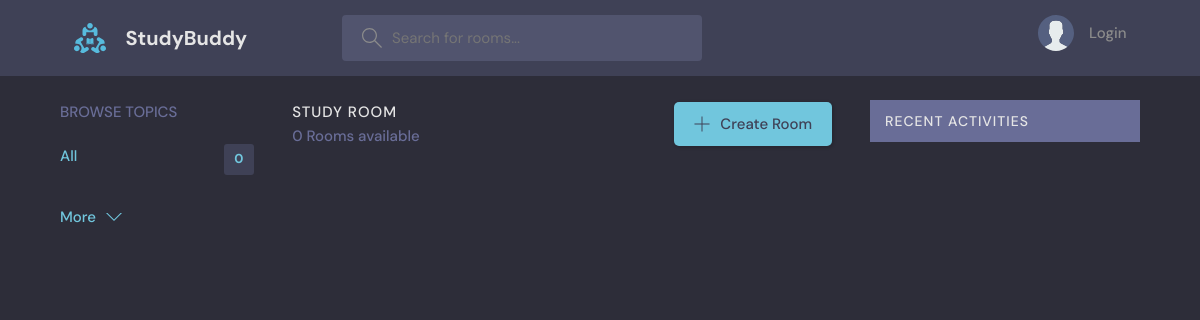
Before: /?q=Django with the older database file.
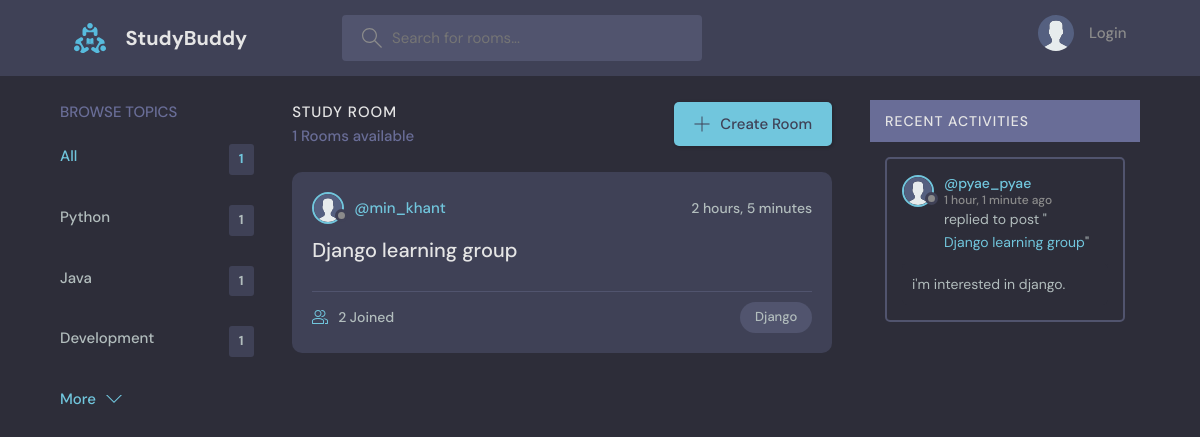
After: the same page with the newer database file.
### app/models.py (models this page shows, shortened)
class Topics(models.Model):
    name = models.CharField(max_length=200)
    def __str__(self):
        return self.name

class Rooms(models.Model):
    name = models.CharField(max_length=200)
    topic = models.ForeignKey(Topics, on_delete=models.CASCADE, related_name='room')
    host = models.ForeignKey(User, on_delete=models.CASCADE)
    description = models.TextField(blank=True)
    participants = models.ManyToManyField(User, related_name='participants', blank=True)
    updated = models.DateTimeField(auto_now=True)
    created = models.DateTimeField(auto_now_add=True)
    class Meta:
        ordering = ['-updated', '-created']
    def __str__(self):
        return self.name

class User(AbstractUser):
    username = models.CharField(max_length=200, null=True)
    name = models.CharField(max_length=200, null=True)
    email = models.EmailField(unique=True, null=True)
    bio = models.TextField(null=True)
    avatar = models.ImageField(null=True, default='avatar.svg', upload_to='media')
    USERNAME_FIELD = 'email'
    REQUIRED_FIELDS = []

class Messages(models.Model):
    room = models.ForeignKey(Rooms, on_delete=models.CASCADE)
    user = models.ForeignKey(User, on_delete=models.CASCADE)
    body = models.TextField(blank=False)
    updated = models.DateTimeField(auto_now=True)
    created = models.DateTimeField(auto_now_add=True)
    class Meta:
        ordering = ['-updated', '-created']

### app/views.py (the view)
# urls.py: path('', views.home_viw, name='home'),
def home_viw(request):
    q = request.GET.get('q') if request.GET.get('q') != None else ''
    rooms = Rooms.objects.filter(
        Q(name__icontains=q) |
        Q(topic__name__icontains=q) |
        Q(host__name__icontains=q) |
        Q(description__icontains=q)
    )
    messages = Messages.objects.filter(
        Q(room__name__icontains=q) |
        Q(user__name__icontains=q) |
        Q(body__icontains=q)
    )[0:rooms.count()]
    topics = Topics.objects.all()[0:rooms.count() * 3]
    for topic in topics:
        if topic.room.count == 0:
            topic.delete()
    context = {
        'topics': topics,
        'messages': messages,
        'rooms': rooms
    }
    return render(request, 'home.html', context)

### templates/home.html
{% extends 'base.html' %}
{% block content %}
    <main class="layout layout--3">
      <div class="container">
        {% include 'topics.html' %}
        {% include 'room.html' %}
        {% include 'activities.html' %}
      </div>
    </main>
{% endblock %}

### templates/topics.html
<div class="topics">
    <div class="topics__header">
      <h2>Browse Topics</h2>
    </div>
    <ul class="topics__list">
      <li>
        <a href="{% url 'home' %}" class="active">All <span>{{rooms.count}}</span></a>
      </li>
      <li>
        {% for topic in topics %}
        <a href="{% url 'home' %}?q={{topic.name}}">{{topic}} <span>{{topic.room.count}}</span></a>
        {% endfor %}
      </li>
    </ul>
    <a class="btn btn--link" href="{% url 'topic-details' %}">
      More
      <svg version="1.1" xmlns="http://www.w3.org/2000/svg" width="32" height="32" viewBox="0 0 32 32">
        <title>chevron-down</title>
        <path d="M16 21l-13-13h-3l16 16 16-16h-3l-13 13z"></path>
      </svg>
    </a>
  </div>

### templates/room.html (shortened to what this page needs)
<div class="roomList">
  <div class="roomList__header">
    <div>
      <h2>Study Room</h2>
      <p>{{rooms.count}} Rooms available</p>
    </div>
    <a class="btn btn--main" href="{% url 'roomCreate' %}">
      <svg version="1.1" xmlns="http://www.w3.org/2000/svg" width="32" height="32" viewBox="0 0 32 32">
        <title>add</title>
        <path
          d="M16.943 0.943h-1.885v14.115h-14.115v1.885h14.115v14.115h1.885v-14.115h14.115v-1.885h-14.115v-14.115z"
        ></path>
      </svg>
      Create Room
    </a>
  </div>
  {% for room in rooms %}
  <div class="roomListRoom">
    <div class="roomListRoom__header">
      <a href="{% url 'user-info' room.host.id %}" class="roomListRoom__author">
        <div class="avatar avatar--small">
          <img src="{{room.host.avatar.url}}" />
        </div>
        <span>@{{room.host.username}}</span>
      </a>
      <div class="roomListRoom__actions">
        <span>{{room.updated|timesince}}</span>
      </div>
    </div>
    <div class="roomListRoom__content">
      <a href="{% url 'roomDetails' room.id %}">{{room.name}}</a>
    </div>
    <div class="roomListRoom__meta">
      <a href="{% url 'roomDetails' room.id %}" class="roomListRoom__joined">
       {{room.participants.count}} Joined
      </a>
      <p class="roomListRoom__topic">{{room.topic.name}}</p>
    </div>
  </div>
  {% endfor %}
</div>

### templates/activities.html (shortened to what this page needs)
<div class="ativities">
  <div class="activities__header">
    <h2>Recent Activities</h2>
  </div>
  {% for message in messages %}
  <div class="activities__box">
    <div class="activities__boxHeader roomListRoom__header">
      <a href="{% url 'user-info' message.user.id %}" class="roomListRoom__author">
        <div class="avatar avatar--small">
          <img src="{{message.user.avatar.url}}" alt="">
        </div>
        <p>@{{message.user.username}} <span>{{message.created|timesince}} ago</span></p>
      </a>
    </div>
    <div class="activities__boxContent">
      <p>replied to post "<a href="{% url 'roomDetails' message.room.id %}">{{message.room}}</a>"</p>
      <div class="activities__boxRoomContent">{{message.body}}</div>
    </div>
  </div>
  {% endfor %}
</div>

Changed rows visible on the page:
now on this page (row unchanged): Topics: name "Python", room.count "1"
now on this page (row unchanged): Topics: name "Java", room.count "1"
now on this page (row unchanged): Topics: name "Development", room.count "1"
added Rooms: host.avatar (placeholder picture), host.username "min_khant", updated "2 hours, 5 minutes", name "Django learning group", participants.count "2", topic.name "Django"
added Messages: user.avatar (placeholder picture), user.username "pyae_pyae", created "1 hour, 1 minute", room "Django learning group", body "i'm interested in django."
Other visible differences:
{{ rooms.count }}: "0" → "1"
